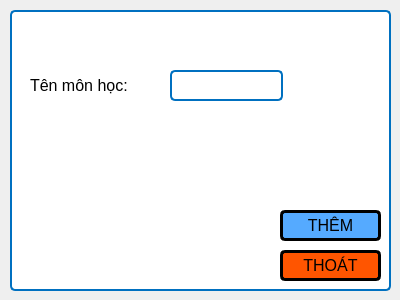
<?xml version="1.0" encoding="UTF-8"?>
<ui version="4.0">
 <class>man_hinh_them_mon_hoc</class>
 <widget class="QWidget" name="man_hinh_them_mon_hoc">
  <property name="geometry">
   <rect>
    <x>0</x>
    <y>0</y>
    <width>400</width>
    <height>300</height>
   </rect>
  </property>
  <property name="windowTitle">
   <string>Form</string>
  </property>
  <widget class="QLabel" name="label">
   <property name="geometry">
    <rect>
     <x>30</x>
     <y>70</y>
     <width>131</width>
     <height>31</height>
    </rect>
   </property>
   <property name="font">
    <font>
     <family>Tahoma</family>
     <pointsize>12</pointsize>
     <bold>false</bold>
    </font>
   </property>
   <property name="styleSheet">
    <string notr="true">border:none;</string>
   </property>
   <property name="text">
    <string>Tên môn học: </string>
   </property>
  </widget>
  <widget class="QLineEdit" name="ten_mon_hoc">
   <property name="geometry">
    <rect>
     <x>170</x>
     <y>70</y>
     <width>113</width>
     <height>31</height>
    </rect>
   </property>
   <property name="font">
    <font>
     <family>Tahoma</family>
     <pointsize>12</pointsize>
    </font>
   </property>
   <property name="styleSheet">
    <string notr="true">border: 2px solid rgb(0, 112, 192);
background-color: rgb(255, 255, 255);
border-radius: 5px</string>
   </property>
  </widget>
  <widget class="QLabel" name="label_8">
   <property name="geometry">
    <rect>
     <x>10</x>
     <y>10</y>
     <width>381</width>
     <height>281</height>
    </rect>
   </property>
   <property name="styleSheet">
    <string notr="true">border: 2px solid rgb(0, 112, 192);
background-color: rgb(255, 255, 255);
border-radius: 5px</string>
   </property>
   <property name="text">
    <string/>
   </property>
  </widget>
  <widget class="QPushButton" name="thoat">
   <property name="geometry">
    <rect>
     <x>280</x>
     <y>250</y>
     <width>101</width>
     <height>31</height>
    </rect>
   </property>
   <property name="font">
    <font>
     <family>Tahoma</family>
     <pointsize>12</pointsize>
     <bold>false</bold>
    </font>
   </property>
   <property name="styleSheet">
    <string notr="true">border: 3px solid rgb(0,0,0);
background-color: rgb(255, 85, 0);
border-radius: 5px;</string>
   </property>
   <property name="text">
    <string>THOÁT</string>
   </property>
   <property name="icon">
    <iconset>
     <normalon>:/images/32_n.png</normalon>
    </iconset>
   </property>
  </widget>
  <widget class="QPushButton" name="them">
   <property name="geometry">
    <rect>
     <x>280</x>
     <y>210</y>
     <width>101</width>
     <height>31</height>
    </rect>
   </property>
   <property name="font">
    <font>
     <family>Tahoma</family>
     <pointsize>12</pointsize>
     <bold>false</bold>
    </font>
   </property>
   <property name="styleSheet">
    <string notr="true">border: 3px solid rgb(0,0,0);
background-color: rgb(85, 170, 255);
border-radius: 5px;</string>
   </property>
   <property name="text">
    <string>THÊM</string>
   </property>
   <property name="icon">
    <iconset>
     <normalon>:/images/6_n.png</normalon>
    </iconset>
   </property>
  </widget>
  <zorder>label_8</zorder>
  <zorder>label</zorder>
  <zorder>ten_mon_hoc</zorder>
  <zorder>thoat</zorder>
  <zorder>them</zorder>
 </widget>
 <resources>
  <include location="../resource.qrc"/>
 </resources>
 <connections/>
</ui>
